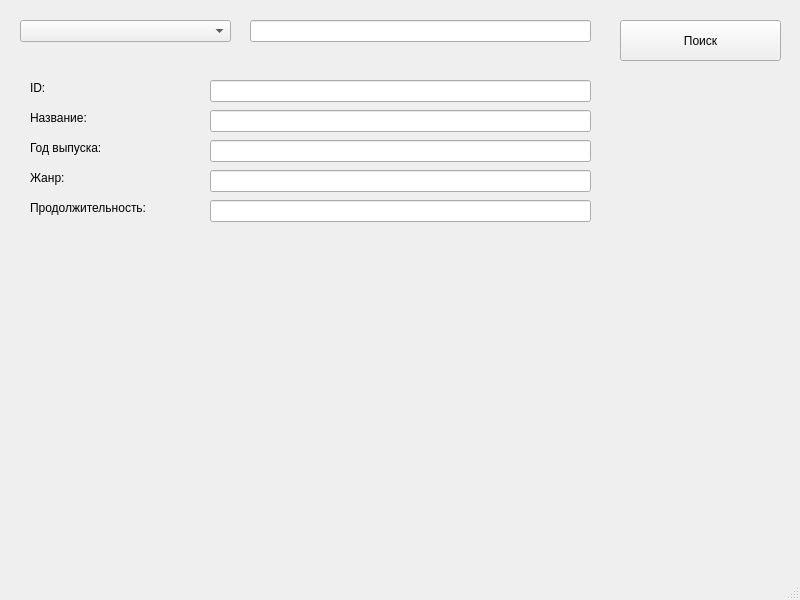
<?xml version="1.0" encoding="UTF-8"?>
<ui version="4.0">
 <class>MainWindow</class>
 <widget class="QMainWindow" name="MainWindow">
  <property name="geometry">
   <rect>
    <x>0</x>
    <y>0</y>
    <width>800</width>
    <height>600</height>
   </rect>
  </property>
  <property name="windowTitle">
   <string>MainWindow</string>
  </property>
  <widget class="QWidget" name="centralwidget">
   <widget class="QComboBox" name="box">
    <property name="geometry">
     <rect>
      <x>20</x>
      <y>20</y>
      <width>211</width>
      <height>22</height>
     </rect>
    </property>
   </widget>
   <widget class="QLineEdit" name="line">
    <property name="geometry">
     <rect>
      <x>250</x>
      <y>20</y>
      <width>341</width>
      <height>22</height>
     </rect>
    </property>
   </widget>
   <widget class="QPushButton" name="btn">
    <property name="geometry">
     <rect>
      <x>620</x>
      <y>20</y>
      <width>161</width>
      <height>41</height>
     </rect>
    </property>
    <property name="text">
     <string>Поиск</string>
    </property>
   </widget>
   <widget class="QLabel" name="label">
    <property name="geometry">
     <rect>
      <x>30</x>
      <y>80</y>
      <width>171</width>
      <height>16</height>
     </rect>
    </property>
    <property name="text">
     <string>ID:</string>
    </property>
   </widget>
   <widget class="QLineEdit" name="line2">
    <property name="geometry">
     <rect>
      <x>210</x>
      <y>80</y>
      <width>381</width>
      <height>22</height>
     </rect>
    </property>
    <property name="readOnly">
     <bool>true</bool>
    </property>
   </widget>
   <widget class="QLineEdit" name="line3">
    <property name="geometry">
     <rect>
      <x>210</x>
      <y>110</y>
      <width>381</width>
      <height>22</height>
     </rect>
    </property>
    <property name="readOnly">
     <bool>true</bool>
    </property>
   </widget>
   <widget class="QLabel" name="label_2">
    <property name="geometry">
     <rect>
      <x>30</x>
      <y>110</y>
      <width>171</width>
      <height>16</height>
     </rect>
    </property>
    <property name="text">
     <string>Название:</string>
    </property>
   </widget>
   <widget class="QLineEdit" name="line4">
    <property name="geometry">
     <rect>
      <x>210</x>
      <y>140</y>
      <width>381</width>
      <height>22</height>
     </rect>
    </property>
    <property name="readOnly">
     <bool>true</bool>
    </property>
   </widget>
   <widget class="QLabel" name="label_3">
    <property name="geometry">
     <rect>
      <x>30</x>
      <y>140</y>
      <width>171</width>
      <height>16</height>
     </rect>
    </property>
    <property name="text">
     <string>Год выпуска:</string>
    </property>
   </widget>
   <widget class="QLineEdit" name="line5">
    <property name="geometry">
     <rect>
      <x>210</x>
      <y>170</y>
      <width>381</width>
      <height>22</height>
     </rect>
    </property>
    <property name="readOnly">
     <bool>true</bool>
    </property>
   </widget>
   <widget class="QLabel" name="label_4">
    <property name="geometry">
     <rect>
      <x>30</x>
      <y>170</y>
      <width>171</width>
      <height>16</height>
     </rect>
    </property>
    <property name="text">
     <string>Жанр:</string>
    </property>
   </widget>
   <widget class="QLineEdit" name="line6">
    <property name="geometry">
     <rect>
      <x>210</x>
      <y>200</y>
      <width>381</width>
      <height>22</height>
     </rect>
    </property>
    <property name="readOnly">
     <bool>true</bool>
    </property>
   </widget>
   <widget class="QLabel" name="label_5">
    <property name="geometry">
     <rect>
      <x>30</x>
      <y>200</y>
      <width>171</width>
      <height>16</height>
     </rect>
    </property>
    <property name="text">
     <string>Продолжительность:</string>
    </property>
   </widget>
   <widget class="QLabel" name="state">
    <property name="geometry">
     <rect>
      <x>30</x>
      <y>250</y>
      <width>201</width>
      <height>16</height>
     </rect>
    </property>
    <property name="text">
     <string/>
    </property>
   </widget>
  </widget>
  <widget class="QMenuBar" name="menubar">
   <property name="geometry">
    <rect>
     <x>0</x>
     <y>0</y>
     <width>800</width>
     <height>26</height>
    </rect>
   </property>
  </widget>
  <widget class="QStatusBar" name="statusbar"/>
 </widget>
 <resources/>
 <connections/>
</ui>
